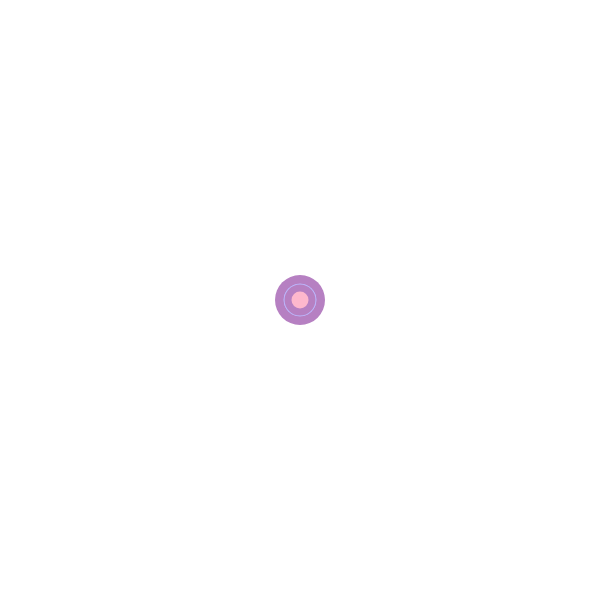
Frame 1 (no input)
Frame 60 (no input): identical to frame 1, image omitted
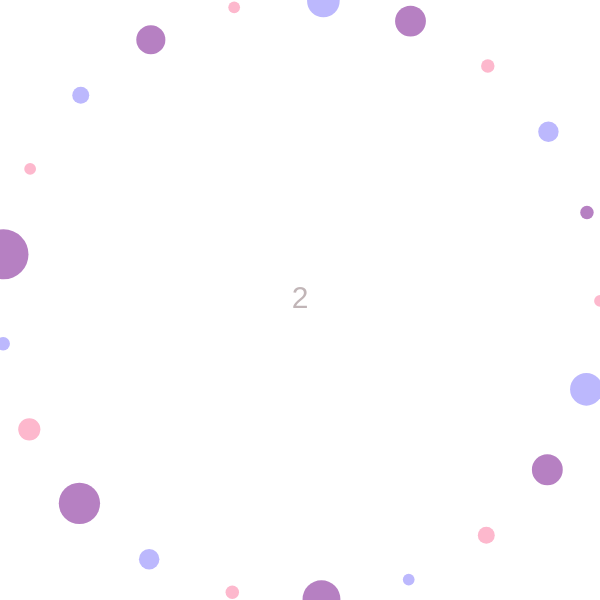
Frame 120 (the mouse pressed at the canvas centre since frame 60)

The p5.js sketch that drew these frames (run headless with seeded random() and noise() and a simulated clock; from frame 60 on, the mouse is pressed at the canvas centre):

// p5.js sketch
// ── sketch.js
let pick = [1,16,2,6,18,7,2,23,1,4,11,1,13,12,2,6,2,1,13,12,4];;
let counter = 0;
let interval = 40;
let maxPickValue;
let maxNoValue;

function setup() {
  createCanvas(600, 600);
  maxPickValue = max(pick);
  noStroke();
}

function draw() {
  background(255);
  let x = 50;
  let y = 50;
  let radius = mouseX;
 
    fill('rgb(193,181,183)');
    textSize(30);
    textAlign(CENTER, CENTER);
    text(pick[counter],width/2,height/2);
    
    if (frameCount % interval == 0) {
    counter++; 
    if (counter == pick.length) {
      counter = 0;
    }
  }
    
  
  for (let i = 0; i < pick.length; i++) {
    let angle = map(i, 0, pick.length, 0, TWO_PI); 
    let x =  width/2+ cos(angle + frameCount * 0.01)* radius ;
    let y =  height/2+ sin(angle + frameCount * 0.01) * radius;
    let size1 = map(pick[i], 0, maxPickValue, 10, 50);  
    if(i%3==1){
    fill('rgb(182,128,194)');
    }
    else if (i%3==2){
    fill('rgb(253,184,205)');
    }
    else if (i%3==0){
    fill('rgb(188,184,253)')
    }
    ellipse(x, y, size1, size1); 
  } 
}
